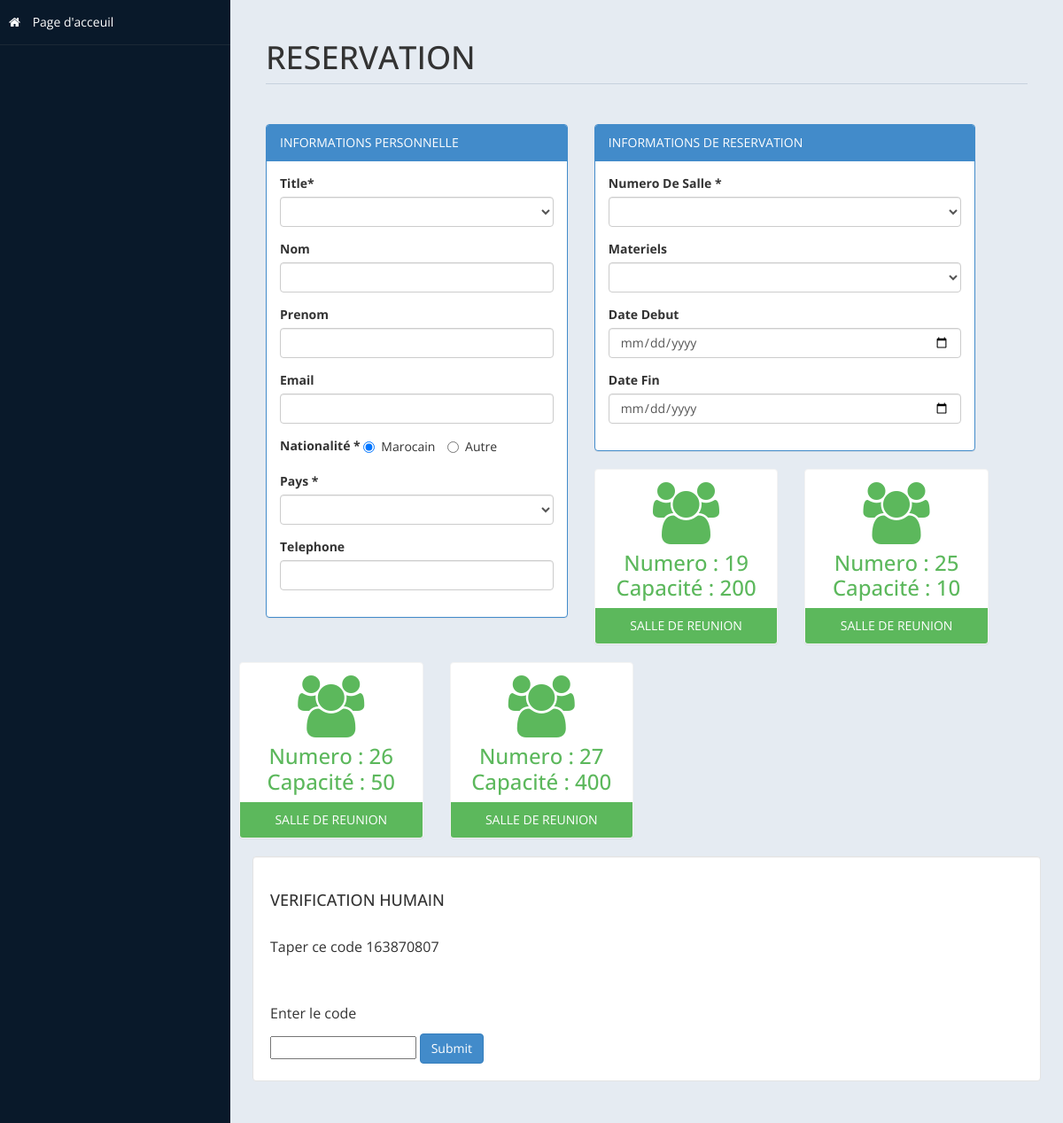
/admin/reservationmeeting.php, run on the app's committed database.
### tables this page shows
CREATE TABLE `room` (
  `id` int(10) UNSIGNED NOT NULL,
  `type` varchar(50) DEFAULT NULL,
  `Capacity` varchar(10) DEFAULT NULL,
  `place` varchar(10) DEFAULT NULL,
  `cusid` int(11) DEFAULT NULL
);

### admin/reservationmeeting.php (the view, shortened to what this page needs)
<?php
include('db.php');
$rsql ="select id from room where type='SALLE DE REUNION'";
$rre=mysqli_query($con,$rsql);
?>
<!DOCTYPE html>
<html xmlns="http://www.w3.org/1999/xhtml">
<head>
    <link href="assets/css/bootstrap.css" rel="stylesheet" />
    <link href="assets/css/font-awesome.css" rel="stylesheet" />
    <link href="assets/css/custom-styles.css" rel="stylesheet" />
</head>
<body>
    <div id="wrapper">
        <nav class="navbar-default navbar-side" role="navigation">
            <div class="sidebar-collapse">
                <ul class="nav" id="main-menu">
                    <li>
                        <a  href="../index.php"><i class="fa fa-home"></i> Page d'acceuil</a>
                    </li>
                    </ul>
            </div>
        </nav>
        <div id="page-wrapper" >
            <div id="page-inner">
             <div class="row">
                    <div class="col-md-12">
                        <h1 class="page-header">
                            RESERVATION <small></small>
                        </h1>
                    </div>
                </div>
            <div class="row">
                <div class="col-md-5 col-sm-5">
                    <div class="panel panel-primary">
                        <div class="panel-heading">
                            INFORMATIONS PERSONNELLE
                        </div>
                        <div class="panel-body">
                        <form name="form" method="post">
                            <div class="form-group">
                                            <label>Title*</label>
                                            <select name="title" class="form-control" required >
                                                <option value selected ></option>
                                                <option value="Dr.">Dr.</option>
                                            </select>
                              </div>
                              <div class="form-group">
                                            <label>Nom</label>
                                            <input name="fname" class="form-control" required>
                               </div>
                               <div class="form-group">
                                            <label>Prenom</label>
                                            <input name="lname" class="form-control" required>
                               </div>
                               <div class="form-group">
                                            <label>Email</label>
                                            <input name="email" type="email" class="form-control" required>
                               </div>
                               <div class="form-group">
                                            <label>Nationalité * </label>
                                            <label class="radio-inline">
                                                <input type="radio" name="nation"  value="Moroccan" checked="">Marocain
                                            </label>
                                            <label class="radio-inline">
                                                <input type="radio" name="nation"  value="Non Moroccan">Autre
                                            </label>
                                </div>
                                <div class="form-group">
                                            <label>Pays * </label>
                                            <select name="country" class="form-control" required>
                                                <option value selected ></option>
                                                <?php
                                                foreach($countries as $key => $value):
                                                echo '<option value="'.$value.'">'.$value.'</option>';
                                                endforeach;
                                                ?>
                                            </select>
                                </div>
                                <div class="form-group">
                                            <label>Telephone</label>
                                            <input name="phone" type ="text" class="form-control" required>
                               </div>
                        </div>
                    </div>
                </div>
            <div class="row">
                <div class="col-md-6 col-sm-6">
                    <div class="panel panel-primary">
                        <div class="panel-heading">
                            INFORMATIONS DE RESERVATION
                        </div>
                        <div class="panel-body">
                              <div class="form-group">
                                            <label>Numero De Salle *</label>
                                            <select name="nroom" class="form-control" required>
                                                <option value selected ></option>
                                                <?php
                                                while($rrow=mysqli_fetch_array($rre))
                                                {
                                                $value = $rrow['id'];
                                                 echo '<option value="'.$value.'">'.$value.'</option>';
                                                }
                                                ?>
                                            </select>
                              </div>
                              <div class="form-group">
                                            <label>Materiels</label>
                                            <select name="Material" class="form-control"required>
                                                <option value selected ></option>
                                                <option value="Sans">Sans</option>
                                            </select>
                              </div>
                              <div class="form-group">
                                            <label>Date Debut</label>
                                            <input name="cin" type ="date" class="form-control">
                               </div>
                               <div class="form-group">
                                            <label>Date Fin</label>
                                            <input name="cout" type ="date" class="form-control">
                               </div>
                       </div>
                    </div>
                </div>
                <?php
                        include ('db.php');
                        $sql = "select * from room where type='SALLE DE REUNION'";
                        $re = mysqli_query($con,$sql)
                ?>
                <div class="row">
                <?php
                                        while($row= mysqli_fetch_array($re))
                                        {
                                                $id = $row['type'];
                                            if($id == "SALLE DE CONFERENCE")
                                            {
                                                echo"<div class='col-md-3 col-sm-12 col-xs-12'>
                                                    <div class='panel panel-primary text-center no-boder bg-color-blue'>
                                                        <div class='panel-body'>
                                                            <i class='fa fa-users fa-5x'></i>
                                                            <h3>Numero : ".$row['id']."</h3>
                                                            <h3>Capacité : ".$row['Capacity']."</h3>
                                                        </div>
                                                        <div class='panel-footer back-footer-blue'>
                                                            ".$row['type']."
                                                        </div>
                                                    </div>
                                                </div>";
                                            }
                                            else if ($id == "SALLE DE REUNION")
                                            {
                                                echo"<div class='col-md-3 col-sm-12 col-xs-12'>
                                                    <div class='panel panel-primary text-center no-boder bg-color-green'>
                                                        <div class='panel-body'>
                                                            <i class='fa fa-users fa-5x'></i>
                                                            <h3>Numero : ".$row['id']."</h3>
                                                            <h3>Capacité : ".$row['Capacity']."</h3>
                                                        </div>
                                                        <div class='panel-footer back-footer-green'>
                                                            ".$row['type']."
                                                        </div>
                                                    </div>
                                                </div>";
                                            }
                                        }
                                    ?>
                </div>
                <div class="col-md-12 col-sm-12">
                    <div class="well">
                        <h4>VERIFICATION HUMAIN</h4>
                        <p>Taper ce code <?php $Random_code=rand(); echo$Random_code; ?> </p><br />
                        <p>Enter le code<br /></p>
                            <input  type="text" name="code1" title="random code" />
                        <input type="submit" name="submit" class="btn btn-primary">
                    </div>
                </div>
            </div>
                </div>
                    </div>
            </div>
        </div>
</body>
</html>

### admin/assets/css/custom-styles.css (style rules this page uses)
body { font-family: 'Open Sans', sans-serif; }
#wrapper { width: 100%; background:#09192A; }
#page-wrapper { padding: 15px 15px; min-height: 600px; background:#E5EBF2; }
#page-inner { width:100%; margin:10px 20px 10px 0px; background-color:transparent; padding:10px; min-height:1200px; }
.text-center { text-align:center; }
.no-boder { border:1px solid #f3f3f3; }
h1, .h1, h2, .h2, h3, .h3 { margin-top: 7px; margin-bottom: -5px; }
h4 { padding-top:10px; }
p { font-size:16px; line-height:25px; padding-top:20px; }
.page-header { padding-bottom: 9px; margin: 10px 0 45px; border-bottom: 1px solid #C7D1DD; }
.jumbotron, .well { background:#fff; }
.bg-color-green { background-color: #fff; color: #5cb85c; }
.back-footer-green { background-color: #5cb85c; color:#fff; border-top: 0px solid #fff; }
.sidebar-collapse , .sidebar-collapse .nav { background:none; }
.sidebar-collapse .nav { padding:0; }
.sidebar-collapse .nav > li > a { color:#fff; background:transparent; text-shadow:none; }
.sidebar-collapse > .nav > li > a { padding:15px 10px; }
.sidebar-collapse > .nav > li { border-bottom: 1px solid rgba(107, 108, 109, 0.19); }
.navbar-side { border:none; background-color: transparent; }
.navbar-default { border:0px solid black; }
.nav > li > a > i { margin-right:10px; }
@media (min-width:768px) { #page-wrapper { margin: 0 0 0 260px; padding: 15px 30px; min-height: 1200px; } }
@media (min-width:768px) { .navbar-side { z-index: 1; position: absolute; width: 260px; } }

### data on the page
room: id "19", Capacity "200", type "SALLE DE REUNION"
room: id "25", Capacity "10", type "SALLE DE REUNION"
room: id "26", Capacity "50", type "SALLE DE REUNION"
room: id "27", Capacity "400", type "SALLE DE REUNION"
